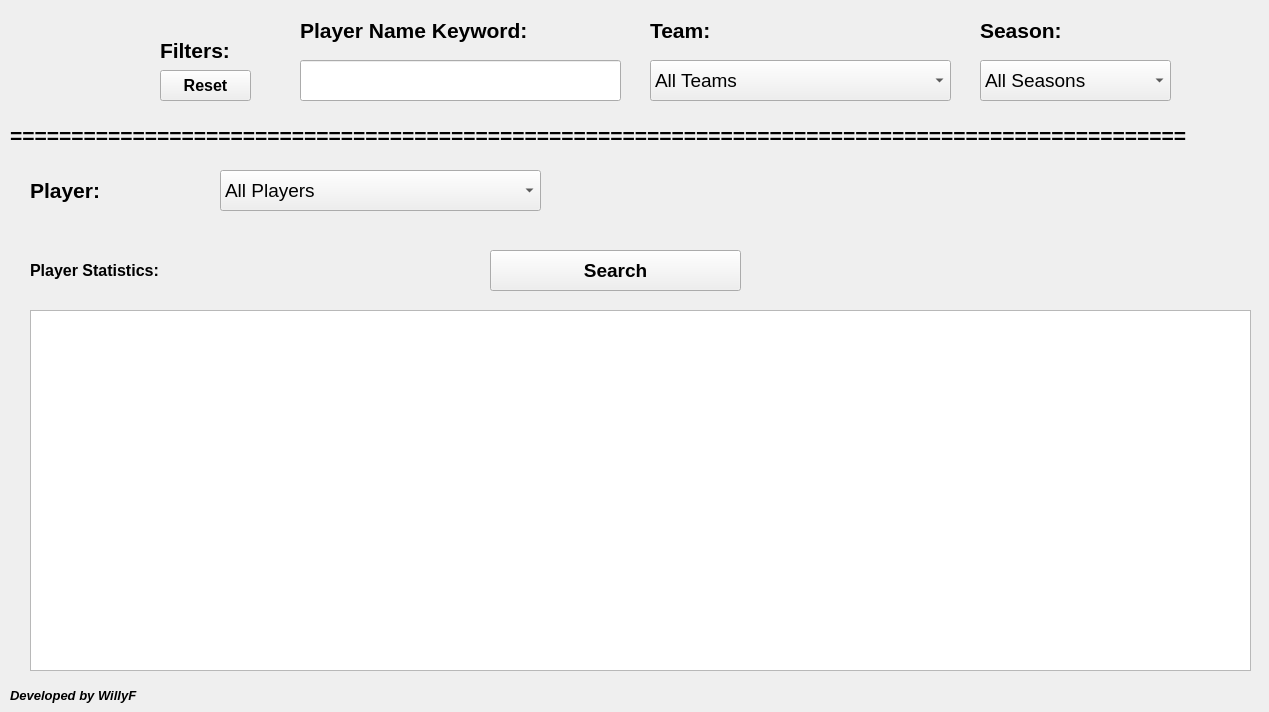
<?xml version="1.0" encoding="UTF-8"?>
<ui version="4.0">
 <class>NBA_Player_Stats</class>
 <widget class="QWidget" name="NBA_Player_Stats">
  <property name="geometry">
   <rect>
    <x>0</x>
    <y>0</y>
    <width>1269</width>
    <height>712</height>
   </rect>
  </property>
  <property name="windowTitle">
   <string>NBA Player Statistics (from 1996-97 to 2022-23)</string>
  </property>
  <widget class="QPushButton" name="Reset_Button">
   <property name="enabled">
    <bool>true</bool>
   </property>
   <property name="geometry">
    <rect>
     <x>160</x>
     <y>70</y>
     <width>91</width>
     <height>31</height>
    </rect>
   </property>
   <property name="font">
    <font>
     <family>Arial</family>
     <pointsize>12</pointsize>
     <weight>75</weight>
     <bold>true</bold>
    </font>
   </property>
   <property name="text">
    <string>Reset</string>
   </property>
  </widget>
  <widget class="QLabel" name="List_Label">
   <property name="geometry">
    <rect>
     <x>30</x>
     <y>170</y>
     <width>301</width>
     <height>41</height>
    </rect>
   </property>
   <property name="font">
    <font>
     <family>Arial</family>
     <pointsize>16</pointsize>
     <weight>75</weight>
     <bold>true</bold>
    </font>
   </property>
   <property name="text">
    <string>Player:</string>
   </property>
   <property name="alignment">
    <set>Qt::AlignJustify|Qt::AlignVCenter</set>
   </property>
  </widget>
  <widget class="QLabel" name="WillyF_Label">
   <property name="geometry">
    <rect>
     <x>10</x>
     <y>680</y>
     <width>411</width>
     <height>31</height>
    </rect>
   </property>
   <property name="font">
    <font>
     <family>Arial</family>
     <pointsize>10</pointsize>
     <weight>75</weight>
     <italic>true</italic>
     <bold>true</bold>
    </font>
   </property>
   <property name="text">
    <string>Developed by WillyF</string>
   </property>
   <property name="alignment">
    <set>Qt::AlignJustify|Qt::AlignVCenter</set>
   </property>
  </widget>
  <widget class="QLabel" name="Pic_Label">
   <property name="geometry">
    <rect>
     <x>30</x>
     <y>30</y>
     <width>81</width>
     <height>81</height>
    </rect>
   </property>
   <property name="font">
    <font>
     <family>Arial</family>
     <pointsize>16</pointsize>
     <weight>75</weight>
     <bold>true</bold>
    </font>
   </property>
   <property name="frameShape">
    <enum>QFrame::NoFrame</enum>
   </property>
   <property name="text">
    <string/>
   </property>
   <property name="alignment">
    <set>Qt::AlignCenter</set>
   </property>
  </widget>
  <widget class="QComboBox" name="Player_ComboBox">
   <property name="geometry">
    <rect>
     <x>220</x>
     <y>170</y>
     <width>321</width>
     <height>41</height>
    </rect>
   </property>
   <property name="font">
    <font>
     <family>Arial</family>
     <pointsize>14</pointsize>
    </font>
   </property>
   <property name="currentText">
    <string>All Players</string>
   </property>
   <property name="maxVisibleItems">
    <number>15</number>
   </property>
   <item>
    <property name="text">
     <string>All Players</string>
    </property>
   </item>
  </widget>
  <widget class="QTableWidget" name="Info_Table">
   <property name="geometry">
    <rect>
     <x>30</x>
     <y>310</y>
     <width>1221</width>
     <height>361</height>
    </rect>
   </property>
   <property name="font">
    <font>
     <family>Arial</family>
     <pointsize>10</pointsize>
    </font>
   </property>
   <property name="alternatingRowColors">
    <bool>false</bool>
   </property>
  </widget>
  <widget class="QLabel" name="label_4">
   <property name="geometry">
    <rect>
     <x>30</x>
     <y>250</y>
     <width>411</width>
     <height>41</height>
    </rect>
   </property>
   <property name="font">
    <font>
     <family>Arial</family>
     <pointsize>12</pointsize>
     <weight>75</weight>
     <bold>true</bold>
    </font>
   </property>
   <property name="text">
    <string>Player Statistics:</string>
   </property>
   <property name="textFormat">
    <enum>Qt::MarkdownText</enum>
   </property>
   <property name="alignment">
    <set>Qt::AlignLeading|Qt::AlignLeft|Qt::AlignVCenter</set>
   </property>
  </widget>
  <widget class="QPushButton" name="Search_Button">
   <property name="enabled">
    <bool>true</bool>
   </property>
   <property name="geometry">
    <rect>
     <x>490</x>
     <y>250</y>
     <width>251</width>
     <height>41</height>
    </rect>
   </property>
   <property name="font">
    <font>
     <family>Arial</family>
     <pointsize>14</pointsize>
     <weight>75</weight>
     <bold>true</bold>
    </font>
   </property>
   <property name="text">
    <string>Search</string>
   </property>
  </widget>
  <widget class="QComboBox" name="Team_ComboBox">
   <property name="geometry">
    <rect>
     <x>650</x>
     <y>60</y>
     <width>301</width>
     <height>41</height>
    </rect>
   </property>
   <property name="font">
    <font>
     <family>Arial</family>
     <pointsize>14</pointsize>
    </font>
   </property>
   <property name="currentText">
    <string>All Teams</string>
   </property>
   <property name="maxVisibleItems">
    <number>15</number>
   </property>
   <item>
    <property name="text">
     <string>All Teams</string>
    </property>
   </item>
  </widget>
  <widget class="QLabel" name="List_Label_3">
   <property name="geometry">
    <rect>
     <x>650</x>
     <y>10</y>
     <width>301</width>
     <height>41</height>
    </rect>
   </property>
   <property name="font">
    <font>
     <family>Arial</family>
     <pointsize>16</pointsize>
     <weight>75</weight>
     <bold>true</bold>
    </font>
   </property>
   <property name="text">
    <string>Team:</string>
   </property>
   <property name="alignment">
    <set>Qt::AlignJustify|Qt::AlignVCenter</set>
   </property>
  </widget>
  <widget class="QLineEdit" name="KeyWord_Text">
   <property name="geometry">
    <rect>
     <x>300</x>
     <y>60</y>
     <width>321</width>
     <height>41</height>
    </rect>
   </property>
   <property name="font">
    <font>
     <family>Arial</family>
     <pointsize>16</pointsize>
    </font>
   </property>
   <property name="echoMode">
    <enum>QLineEdit::Normal</enum>
   </property>
   <property name="alignment">
    <set>Qt::AlignCenter</set>
   </property>
   <property name="readOnly">
    <bool>false</bool>
   </property>
  </widget>
  <widget class="QLabel" name="label_5">
   <property name="geometry">
    <rect>
     <x>300</x>
     <y>10</y>
     <width>341</width>
     <height>41</height>
    </rect>
   </property>
   <property name="font">
    <font>
     <family>Arial</family>
     <pointsize>16</pointsize>
     <weight>75</weight>
     <bold>true</bold>
    </font>
   </property>
   <property name="text">
    <string>Player Name Keyword: </string>
   </property>
   <property name="alignment">
    <set>Qt::AlignJustify|Qt::AlignVCenter</set>
   </property>
  </widget>
  <widget class="QLabel" name="List_Label_2">
   <property name="geometry">
    <rect>
     <x>980</x>
     <y>10</y>
     <width>221</width>
     <height>41</height>
    </rect>
   </property>
   <property name="font">
    <font>
     <family>Arial</family>
     <pointsize>16</pointsize>
     <weight>75</weight>
     <bold>true</bold>
    </font>
   </property>
   <property name="text">
    <string>Season:</string>
   </property>
   <property name="alignment">
    <set>Qt::AlignJustify|Qt::AlignVCenter</set>
   </property>
  </widget>
  <widget class="QComboBox" name="Season_ComboBox">
   <property name="geometry">
    <rect>
     <x>980</x>
     <y>60</y>
     <width>191</width>
     <height>41</height>
    </rect>
   </property>
   <property name="font">
    <font>
     <family>Arial</family>
     <pointsize>14</pointsize>
    </font>
   </property>
   <property name="currentText">
    <string>All Seasons</string>
   </property>
   <property name="maxVisibleItems">
    <number>15</number>
   </property>
   <item>
    <property name="text">
     <string>All Seasons</string>
    </property>
   </item>
  </widget>
  <widget class="QLabel" name="label_9">
   <property name="geometry">
    <rect>
     <x>10</x>
     <y>120</y>
     <width>1251</width>
     <height>31</height>
    </rect>
   </property>
   <property name="font">
    <font>
     <family>Arial</family>
     <pointsize>16</pointsize>
     <weight>75</weight>
     <bold>true</bold>
    </font>
   </property>
   <property name="text">
    <string>================================================================================================</string>
   </property>
   <property name="alignment">
    <set>Qt::AlignJustify|Qt::AlignVCenter</set>
   </property>
  </widget>
  <widget class="QLabel" name="label_10">
   <property name="geometry">
    <rect>
     <x>160</x>
     <y>20</y>
     <width>151</width>
     <height>61</height>
    </rect>
   </property>
   <property name="font">
    <font>
     <family>Arial</family>
     <pointsize>16</pointsize>
     <weight>75</weight>
     <bold>true</bold>
    </font>
   </property>
   <property name="text">
    <string>Filters: </string>
   </property>
   <property name="alignment">
    <set>Qt::AlignJustify|Qt::AlignVCenter</set>
   </property>
  </widget>
  <zorder>label_5</zorder>
  <zorder>List_Label_3</zorder>
  <zorder>List_Label</zorder>
  <zorder>List_Label_2</zorder>
  <zorder>Pic_Label</zorder>
  <zorder>WillyF_Label</zorder>
  <zorder>Reset_Button</zorder>
  <zorder>Info_Table</zorder>
  <zorder>label_4</zorder>
  <zorder>Search_Button</zorder>
  <zorder>KeyWord_Text</zorder>
  <zorder>Team_ComboBox</zorder>
  <zorder>Season_ComboBox</zorder>
  <zorder>Player_ComboBox</zorder>
  <zorder>label_9</zorder>
  <zorder>label_10</zorder>
 </widget>
 <resources/>
 <connections/>
</ui>
